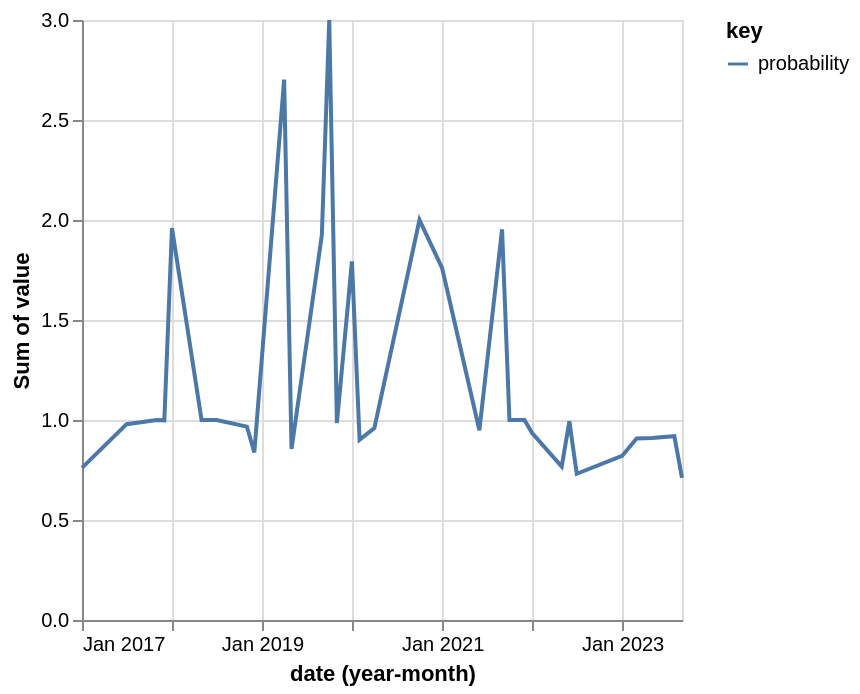

Source (notebook cell):
### Code cell
alt.Chart(df_month_21).mark_line().transform_fold(
    ['probability']
).encode(
    x = 'yearmonth(date):T',
    y = 'sum(value):Q',
    color='key:N'
)

### Figure 1 — Vega-Lite specification as saved in the notebook (floating-point values rounded to 4 significant figures)
{"config": {"view": {"continuousWidth": 300, "continuousHeight": 300}}, "data": {"name": "data-4cfe2c213890f83a2e9f082f55e80354"}, "mark": {"type": "line"}, "encoding": {"color": {"field": "key", "type": "nominal"}, "x": {"field": "date", "timeUnit": "yearmonth", "type": "temporal"}, "y": {"aggregate": "sum", "field": "value", "type": "quantitative"}}, "transform": [{"fold": ["probability"]}], "$schema": "https://vega.github.io/schema/vega-lite/v5.16.3.json", "datasets": {"data-4cfe2c213890f83a2e9f082f55e80354": [{"cluster": 12, "probability": 0.7604, "publication_date": "2017-01-01", "date": "2017-01-01T00:00:00"}, {"cluster": 12, "probability": 0.9791, "publication_date": "2017-07-01", "date": "2017-07-01T00:00:00"}, {"cluster": 12, "probability": 1.0, "publication_date": "2017-11-01", "date": "2017-11-01T00:00:00"}, {"cluster": 12, "probability": 0.9982, "publication_date": "2017-12-01", "date": "2017-12-01T00:00:00"}, {"cluster": 12, "probability": 1.0, "publication_date": "2018-01-01", "date": "2018-01-01T00:00:00"}, {"cluster": 12, "probability": 0.9595, "publication_date": "2018-01-01", "date": "2018-01-01T00:00:00"}, {"cluster": 12, "probability": 1.0, "publication_date": "2018-05-10", "date": "2018-05-10T00:00:00"}, {"cluster": 12, "probability": 1.0, "publication_date": "2018-07-01", "date": "2018-07-01T00:00:00"}, {"cluster": 12, "probability": 0.967, "publication_date": "2018-11-19", "date": "2018-11-19T00:00:00"}, {"cluster": 12, "probability": 0.838, "publication_date": "2018-12-01", "date": "2018-12-01T00:00:00"}, {"cluster": 12, "probability": 1.0, "publication_date": "2019-04-01", "date": "2019-04-01T00:00:00"}, {"cluster": 12, "probability": 0.7489, "publication_date": "2019-04-01", "date": "2019-04-01T00:00:00"}, {"cluster": 12, "probability": 0.9531, "publication_date": "2019-04-01", "date": "2019-04-01T00:00:00"}, {"cluster": 12, "probability": 0.8553, "publication_date": "2019-05-13", "date": "2019-05-13T00:00:00"}, {"cluster": 12, "probability": 0.9242, "publication_date": "2019-09-01", "date": "2019-09-01T00:00:00"}, {"cluster": 12, "probability": 1.0, "publication_date": "2019-09-25", "date": "2019-09-25T00:00:00"}, {"cluster": 12, "probability": 1.0, "publication_date": "2019-10-01", "date": "2019-10-01T00:00:00"}, {"cluster": 12, "probability": 1.0, "publication_date": "2019-10-01", "date": "2019-10-01T00:00:00"}, {"cluster": 12, "probability": 1.0, "publication_date": "2019-10-01", "date": "2019-10-01T00:00:00"}, {"cluster": 12, "probability": 0.9844, "publication_date": "2019-11-17", "date": "2019-11-17T00:00:00"}, {"cluster": 12, "probability": 0.7927, "publication_date": "2020-01-01", "date": "2020-01-01T00:00:00"}, {"cluster": 12, "probability": 1.0, "publication_date": "2020-01-01", "date": "2020-01-01T00:00:00"}, {"cluster": 12, "probability": 0.9009, "publication_date": "2020-02-11", "date": "2020-02-11T00:00:00"}, {"cluster": 12, "probability": 0.9595, "publication_date": "2020-04-01", "date": "2020-04-01T00:00:00"}, {"cluster": 12, "probability": 1.0, "publication_date": "2020-10-05", "date": "2020-10-05T00:00:00"}, {"cluster": 12, "probability": 1.0, "publication_date": "2020-10-12", "date": "2020-10-12T00:00:00"}, {"cluster": 12, "probability": 0.8051, "publication_date": "2021-01-01", "date": "2021-01-01T00:00:00"}, {"cluster": 12, "probability": 0.9539, "publication_date": "2021-01-26", "date": "2021-01-26T00:00:00"}, {"cluster": 12, "probability": 0.9485, "publication_date": "2021-06-28", "date": "2021-06-28T00:00:00"}, {"cluster": 12, "probability": 1.0, "publication_date": "2021-09-01", "date": "2021-09-01T00:00:00"}, {"cluster": 12, "probability": 0.953, "publication_date": "2021-09-13", "date": "2021-09-13T00:00:00"}, {"cluster": 12, "probability": 1.0, "publication_date": "2021-10-29", "date": "2021-10-29T00:00:00"}, {"cluster": 12, "probability": 1.0, "publication_date": "2021-12-30", "date": "2021-12-30T00:00:00"}, {"cluster": 12, "probability": 0.935, "publication_date": "2022-01-01", "date": "2022-01-01T00:00:00"}, {"cluster": 12, "probability": 0.767, "publication_date": "2022-05-15", "date": "2022-05-15T00:00:00"}, {"cluster": 12, "probability": 0.9932, "publication_date": "2022-06-19", "date": "2022-06-19T00:00:00"}, {"cluster": 12, "probability": 0.731, "publication_date": "2022-07-29", "date": "2022-07-29T00:00:00"}, {"cluster": 12, "probability": 0.8204, "publication_date": "2023-01-01", "date": "2023-01-01T00:00:00"}, {"cluster": 12, "probability": 0.9077, "publication_date": "2023-03-23", "date": "2023-03-23T00:00:00"}, {"cluster": 12, "probability": 0.9102, "publication_date": "2023-05-15", "date": "2023-05-15T00:00:00"}, {"cluster": 12, "probability": 0.919, "publication_date": "2023-08-11", "date": "2023-08-11T00:00:00"}, {"cluster": 12, "probability": 0.7108, "publication_date": "2023-09-26", "date": "2023-09-26T00:00:00"}]}}
